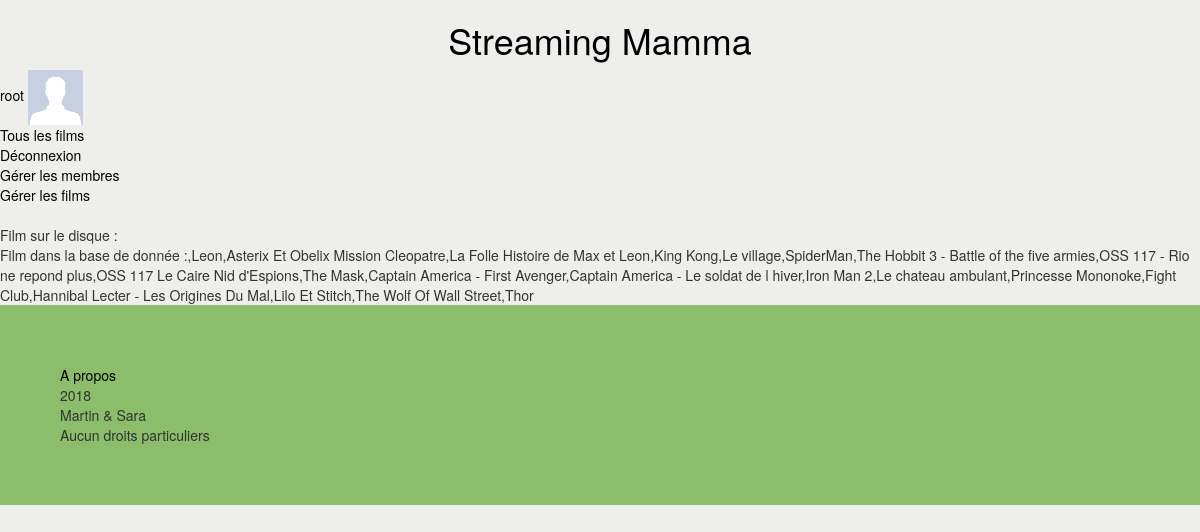
Screenshot of /pages/maj_bdd.php (signed in) with the database file from the repository.
### tables this page shows
CREATE TABLE IF NOT EXISTS `films` (
`idfilm` int(6) NOT NULL,
  `chemin` varchar(125) NOT NULL,
  `affiche` varchar(75) DEFAULT NULL,
  `titre` varchar(75) NOT NULL,
  `realisateur` varchar(30) DEFAULT NULL,
  `anneesortie` varchar(4) DEFAULT NULL
);

### pages/maj_bdd.php (the view, shortened to what this page needs)
<?php
include("db_connect.php");
?>
<!doctype html>
<html>
    <head>
        <link rel="stylesheet" href="https://maxcdn.bootstrapcdn.com/bootstrap/3.3.7/css/bootstrap.min.css">
        <link rel="stylesheet" href="style/style.css" />
    </head>
    <body>
        <?php
            include('header.php');
            $rqtAfficher = mysqli_query($link, "SELECT * FROM films") or die(mysql_error());
            print("</br>Film sur le disque :");
            print("</br>Film dans la base de donnée :");
            while ($row = mysqli_fetch_assoc($rqtAfficher)) {
	            $titre=$row["titre"];
	            print(",".$titre);
            }
        ?>
    </body>
</html>

### pages/header.php (shortened to what this page needs)
<header>
    <?php
        if ($_SESSION['statut'] != 'admin' && $_SESSION['statut'] != 'user') {
            echo "<a href=\"../pages/connexion.php\"><h1>Streaming Mamma</h1></a>";
        } else {
            echo "<a href=\"choix_film.php\"><h1>Streaming Mamma</h1></a>";
        }
    ?>
    <?php
    if ($_SESSION['statut'] == 'admin' || $_SESSION['statut'] == 'user') {?>
        <a href="profil.php">
            <div id="ongletUtilisateur">
            <?php echo $_SESSION['login'];?>
		        <img src="../images/profil_photo_basique.jpg">
	        </div>
        </a>
    <?php
    }
    echo "<nav class=\"grid-container\">";
    if ($_SESSION['statut'] == "admin") {
       echo "
       			<div class=\"item1\"><a href= \"choix_film.php\">Tous les films</a></div>
                <div class=\"item2\"><a href= \"connexion.php\">Déconnexion</a></div>
                <div class=\"item3\"><a href= \"gerer_membres.php\">Gérer les membres</a></div>
                <div class=\"item4\"><a href= \"gerer_films.php\">Gérer les films</a></div>";
    }
    echo "</nav>";
    ?>
</header>

### pages/style/style.css (style rules this page uses)
html { height: 100%; margin: 0; }
body { background-color:#eeeeec; height: 100%; position: relative; margin: 0; }
a { color: black; }
h1 { text-align: center; color: #000000; }
footer { background-color:#8cbd6a; padding: 5%; position: relative; bottom: 0; left: 0; right: 0; }

### rows the page displays
films: titre "Leon"
films: titre "Asterix Et Obelix Mission Cleopatre"
films: titre "La Folle Histoire de Max et Leon"
films: titre "King Kong"
films: titre "Le village"
films: titre "SpiderMan"
films: titre "The Hobbit 3 - Battle of the five armies"
films: titre "OSS 117 - Rio ne repond plus"
films: titre "OSS 117 Le Caire Nid d'Espions"
films: titre "The Mask"
films: titre "Captain America - First Avenger"
films: titre "Captain America - Le soldat de l hiver"
films: titre "Iron Man 2"
films: titre "Le chateau ambulant"
films: titre "Princesse Mononoke"
films: titre "Fight Club"
films: titre "Hannibal Lecter - Les Origines Du Mal"
films: titre "Lilo Et Stitch"
films: titre "The Wolf Of Wall Street"
films: titre "Thor"

### other values shown
$_SESSION['login'] "root"
